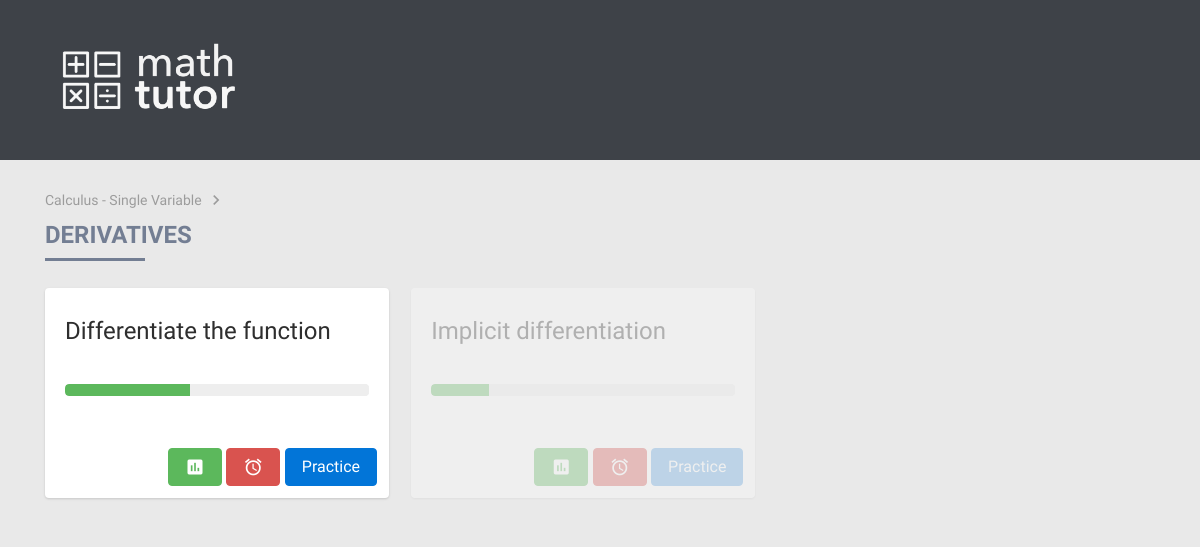
Screenshot of /course/1/topic/2 with the database file from the repository.
### main/models.py (models this page shows, shortened)
class Course(models.Model):
	course_name = models.CharField(max_length=200)
	course_desc = models.CharField(max_length=200)
	course_color = models.CharField(max_length=200)
	course_active = models.BooleanField(default = False)

class Topic(models.Model):
	topic_name = models.CharField(max_length=200)
	course = models.ForeignKey(Course, on_delete=models.CASCADE)

class Exercise(models.Model):
	exercise_name = models.CharField(max_length=200)
	exercise_active = models.BooleanField(default = False)
	file_name = models.CharField(max_length=200)
	topic = models.ForeignKey(Topic, on_delete=models.CASCADE)

### main/views.py (the view)
# urls.py: url(r'^course/(?P<course_id>[0-9])/topic/(?P<topic_id>[0-9])$', views.topic, name='topic'),
def topic(request, course_id, topic_id):
    course = get_object_or_404(Course, pk=course_id)
    topic = get_object_or_404(Topic, pk=topic_id)
    return render(request, 'topic.html', {
        'progressRange': range(0, 100),
        'course': course,
        'topic': topic,
    })

### main/templates/topic.html
{% extends "header.html" %}
{% block content %}
  {% load staticfiles %}
  <span class="path">
  <a href="/course/{{ course.id }}">{{ course.course_name }}</a> <i class="material-icons">keyboard_arrow_right</i>
  </span>
  <h3>{{ topic.topic_name }}</h3>
  <hr>
  <br>
  {% if topic.exercise_set.all %}
  <div class="exercises">
    {% for exercise in topic.exercise_set.all %}
        <div class="exercise card {% if not exercise.exercise_active %}inactive{% endif %}">
          <div class="card-block">
            <h4 class="card-title">{{ exercise.exercise_name }}</h4>
            <p class="card-text">
              <br>
              {% with progressRange|random as progress %}
              <progress class="progress progress-success" value="{{progress}}" max="100"></progress>
              {% endwith %}
            </p>
          </div>
          <div class="card-footer text-xs-right">
            <button type="button" class="btn btn-success"><i class="material-icons">assessment</i></button>
            <button type="button" class="btn btn-danger"><i class="material-icons">alarm</i></button>
            <a href="/course/{{ course.id }}/topic/{{ topic.id }}/exercise/{{ exercise.id }}"><button type="button" class="btn btn-primary {% if not exercise.exercise_active %}disabled{% endif %}">Practice</button></a>
          </div>
        </div>
    {% endfor %}
  </div>
  {% endif %}
{% endblock %}

### main/static/css/style.css (style rules this page uses)
body { background-color: #e9e9e9; font-family: 'Source Sans Pro', 'Helvetica Neue', 'Segoe UI', Helvetica, Arial, sans-serif; font-size: 18px; overflow-x: hidden; color: #3e4248; -webkit-font-smoothing: antialiased; -moz-osx-font-smoothing: grayscale; }
* { outline: 0 !important; }
p { font-size: 18px; line-height: 1.5; color: #8a8e91; }
a { color:#999; text-decoration: none; }
.path a { color: #9c9c9c; font-size: 14px; }
.path .material-icons { color: #9c9c9c; vertical-align: middle; }
h1, h2, h3, h4, h5, h6 { font-family: 'Source Sans Pro', 'Helvetica Neue', 'Segoe UI', Helvetica, Arial, sans-serif; position: relative; margin: 10px 0; }
h3 { font-size: 24px !important; text-transform: uppercase; color: #737e93; display: block; font-weight: 700; }
hr { border: none; border-bottom: 3px solid #737e93; width: 100px; margin: 0px; }
h4 { font-size: 24px; color: gray; }
.material-icons { vertical-align: bottom; font-size: 20px !important; }
.card-footer { border: none; padding: .75rem .75rem !important; background: none !important; }
.question.card, .topic.card, .exercise.card { border: none; box-shadow: 0 1px 3px rgba(0,0,0,0.10), 0 1px 2px rgba(0,0,0,0.05); transition: all 0.3s cubic-bezier(.25,.8,.25,1); }
.card.inactive { opacity: 0.3; }
.exercise h4.card-title, .topic h4.card-title { color: #2e2e2e; }
.progress { height: 20px; margin-bottom: 20px; overflow: hidden; background-color: #f5f5f5; border-radius: 4px; -webkit-box-shadow: inset 0 1px 2px rgba(0,0,0,0.1); box-shadow: inset 0 1px 2px rgba(0,0,0,0.1); }
.progress { background-image: -webkit-gradient(linear,left 0,left 100%,from(#ebebeb),to(#f5f5f5)); background-image: -webkit-linear-gradient(top,#ebebeb 0,#f5f5f5 100%); background-image: -moz-linear-gradient(top,#ebebeb 0,#f5f5f5 100%); background-image: linear-gradient(to bottom,#ebebeb 0,#f5f5f5 100%); background-repeat: repeat-x; filter: progid:DXImageTransform.Microsoft.gradient(startColorstr='#ffebebeb',endColorstr='#fff5f5f5',GradientType=0); }
.progress { height: 12px; background-color: #ebeef1; background-image: none; box-shadow: none; }
@media screen and (min-width: 760px) { .topic.card, .exercise.card { width: 31%; margin-right: 2%; margin-bottom: 2%; } }
@media screen and (min-width: 760px) { .topics, .exercises { display: flex; flex-wrap: wrap; justify-content: flex-start; } }

### rows the page displays
Course: course_name "Calculus - Single Variable"
Topic: topic_name "DERIVATIVES"
Exercise: exercise_name "Differentiate the function", {{ progress }} 41 (drawn)
Exercise: exercise_name "Implicit differentiation", {{ progress }} 19 (drawn)
